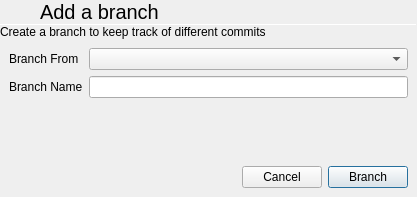
<?xml version="1.0" encoding="UTF-8"?>
<ui version="4.0">
 <class>AddBranchDialog</class>
 <widget class="QDialog" name="AddBranchDialog">
  <property name="geometry">
   <rect>
    <x>0</x>
    <y>0</y>
    <width>417</width>
    <height>197</height>
   </rect>
  </property>
  <property name="windowTitle">
   <string>Add a branch</string>
  </property>
  <layout class="QVBoxLayout" name="verticalLayout">
   <property name="spacing">
    <number>0</number>
   </property>
   <property name="leftMargin">
    <number>0</number>
   </property>
   <property name="topMargin">
    <number>0</number>
   </property>
   <property name="rightMargin">
    <number>0</number>
   </property>
   <property name="bottomMargin">
    <number>0</number>
   </property>
   <item>
    <layout class="QHBoxLayout" name="horizontalLayout">
     <property name="spacing">
      <number>0</number>
     </property>
     <item>
      <widget class="QPushButton" name="cancelButton">
       <property name="sizePolicy">
        <sizepolicy hsizetype="Preferred" vsizetype="Preferred">
         <horstretch>0</horstretch>
         <verstretch>0</verstretch>
        </sizepolicy>
       </property>
       <property name="text">
        <string/>
       </property>
       <property name="icon">
        <iconset theme="go-previous" resource="../../icons.qrc">
         <normaloff>:/icons/go-previous.svg</normaloff>:/icons/go-previous.svg</iconset>
       </property>
       <property name="flat">
        <bool>true</bool>
       </property>
      </widget>
     </item>
     <item>
      <widget class="QLabel" name="label">
       <property name="sizePolicy">
        <sizepolicy hsizetype="Expanding" vsizetype="Preferred">
         <horstretch>0</horstretch>
         <verstretch>0</verstretch>
        </sizepolicy>
       </property>
       <property name="font">
        <font>
         <pointsize>15</pointsize>
        </font>
       </property>
       <property name="text">
        <string>Add a branch</string>
       </property>
       <property name="margin">
        <number>9</number>
       </property>
      </widget>
     </item>
     <item>
      <widget class="QPushButton" name="acceptButton">
       <property name="sizePolicy">
        <sizepolicy hsizetype="Preferred" vsizetype="Preferred">
         <horstretch>0</horstretch>
         <verstretch>0</verstretch>
        </sizepolicy>
       </property>
       <property name="text">
        <string/>
       </property>
       <property name="icon">
        <iconset theme="dialog-ok" resource="../../icons.qrc">
         <normaloff>:/icons/dialog-ok.svg</normaloff>:/icons/dialog-ok.svg</iconset>
       </property>
       <property name="flat">
        <bool>true</bool>
       </property>
      </widget>
     </item>
    </layout>
   </item>
   <item>
    <widget class="Line" name="line">
     <property name="maximumSize">
      <size>
       <width>16777215</width>
       <height>1</height>
      </size>
     </property>
     <property name="orientation">
      <enum>Qt::Horizontal</enum>
     </property>
    </widget>
   </item>
   <item>
    <widget class="QLabel" name="label_4">
     <property name="text">
      <string>Create a branch to keep track of different commits</string>
     </property>
     <property name="wordWrap">
      <bool>true</bool>
     </property>
     <property name="margin">
      <number>9</number>
     </property>
    </widget>
   </item>
   <item>
    <layout class="QGridLayout" name="gridLayout">
     <property name="leftMargin">
      <number>9</number>
     </property>
     <property name="topMargin">
      <number>9</number>
     </property>
     <property name="rightMargin">
      <number>9</number>
     </property>
     <property name="bottomMargin">
      <number>9</number>
     </property>
     <property name="spacing">
      <number>6</number>
     </property>
     <item row="0" column="1">
      <widget class="QComboBox" name="branchFromBox"/>
     </item>
     <item row="0" column="0">
      <widget class="QLabel" name="label_2">
       <property name="text">
        <string>Branch From</string>
       </property>
      </widget>
     </item>
     <item row="1" column="0">
      <widget class="QLabel" name="label_3">
       <property name="text">
        <string>Branch Name</string>
       </property>
      </widget>
     </item>
     <item row="1" column="1">
      <widget class="QLineEdit" name="branchName"/>
     </item>
    </layout>
   </item>
   <item>
    <spacer name="verticalSpacer">
     <property name="orientation">
      <enum>Qt::Vertical</enum>
     </property>
     <property name="sizeHint" stdset="0">
      <size>
       <width>20</width>
       <height>0</height>
      </size>
     </property>
    </spacer>
   </item>
   <item>
    <widget class="QWidget" name="windowControlsMac" native="true">
     <layout class="QHBoxLayout" name="horizontalLayout_2">
      <item>
       <spacer name="horizontalSpacer">
        <property name="orientation">
         <enum>Qt::Horizontal</enum>
        </property>
        <property name="sizeHint" stdset="0">
         <size>
          <width>40</width>
          <height>20</height>
         </size>
        </property>
       </spacer>
      </item>
      <item>
       <widget class="QPushButton" name="pushButton">
        <property name="text">
         <string>Cancel</string>
        </property>
       </widget>
      </item>
      <item>
       <widget class="QPushButton" name="pushButton_2">
        <property name="text">
         <string>Branch</string>
        </property>
        <property name="default">
         <bool>true</bool>
        </property>
       </widget>
      </item>
     </layout>
    </widget>
   </item>
  </layout>
 </widget>
 <resources>
  <include location="../../icons.qrc"/>
 </resources>
 <connections>
  <connection>
   <sender>cancelButton</sender>
   <signal>clicked()</signal>
   <receiver>AddBranchDialog</receiver>
   <slot>reject()</slot>
   <hints>
    <hint type="sourcelabel">
     <x>23</x>
     <y>31</y>
    </hint>
    <hint type="destinationlabel">
     <x>1</x>
     <y>65</y>
    </hint>
   </hints>
  </connection>
  <connection>
   <sender>pushButton</sender>
   <signal>clicked()</signal>
   <receiver>cancelButton</receiver>
   <slot>click()</slot>
   <hints>
    <hint type="sourcelabel">
     <x>293</x>
     <y>171</y>
    </hint>
    <hint type="destinationlabel">
     <x>18</x>
     <y>30</y>
    </hint>
   </hints>
  </connection>
  <connection>
   <sender>pushButton_2</sender>
   <signal>clicked()</signal>
   <receiver>acceptButton</receiver>
   <slot>click()</slot>
   <hints>
    <hint type="sourcelabel">
     <x>340</x>
     <y>177</y>
    </hint>
    <hint type="destinationlabel">
     <x>403</x>
     <y>21</y>
    </hint>
   </hints>
  </connection>
 </connections>
</ui>
